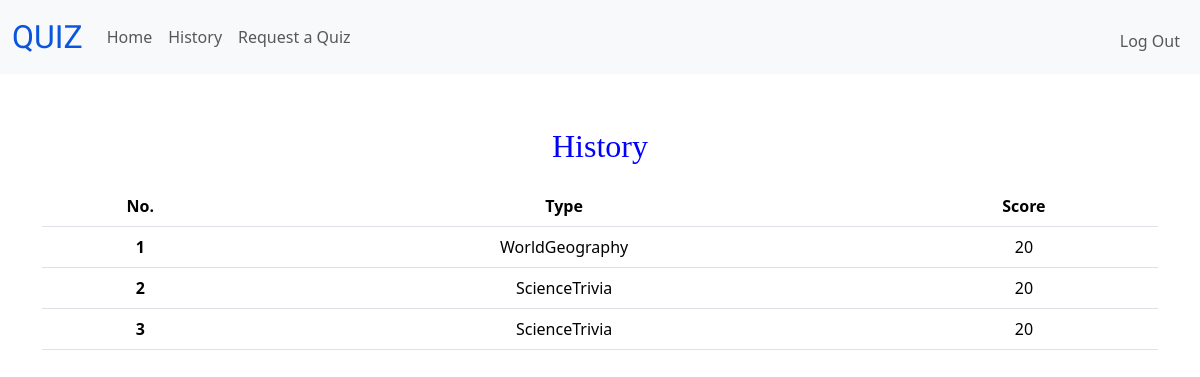
Page /history (signed in) on the earlier database version.
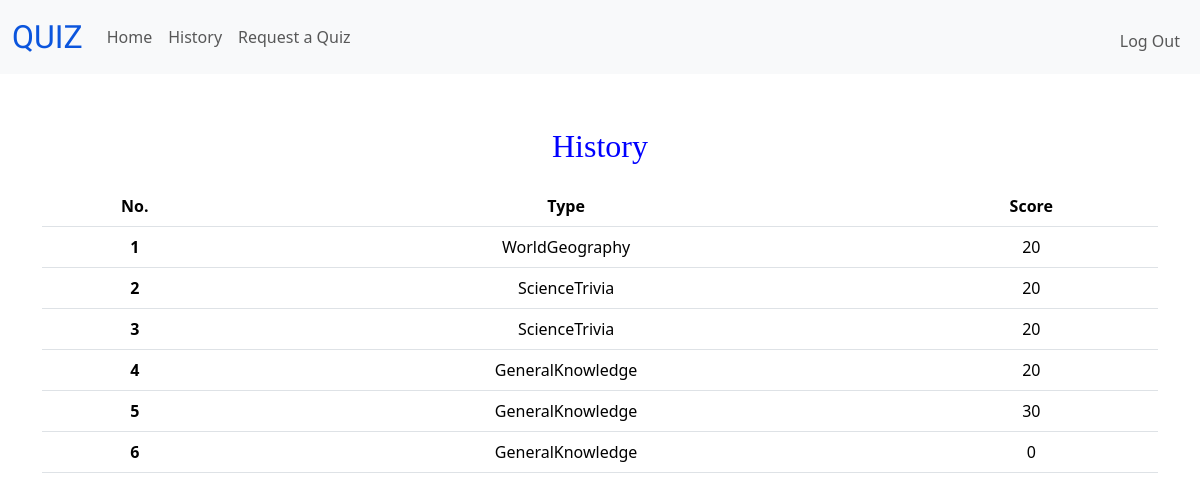
Same page on the later database version.
### tables this page shows
CREATE TABLE history ( id INTEGER PRIMARY KEY AUTOINCREMENT, user_id INTEGER NOT NULL, quiz_type TEXT NOT NULL, score NUMERIC NOT NULL, FOREIGN KEY (user_id) REFERENCES users(id));

### app.py (the view)
@app.route("/history")
def history():
    user_id = session.get("user_id")
    data = db.execute("SELECT * FROM history WHERE user_id = ?", user_id)
    if data == []:
        return render_template("history.html")
    quzzes = history_data(data)
    return render_template("history.html", data=quzzes)

### helpers.py (called while the page is built)
def history_data(data):
    result = []
    for quiz in data:
        result.append({
            "id": quiz["id"],
            "type": quiz["quiz_type"],
            "score": quiz["score"],
        })
    return result

### templates/history.html (shortened to what this page needs)
{% extends "layout.html" %}
{% block main %}
    {% if data %}
    <div>
        <p class="fs-2">History</p>
        <table class="table">
            <thead>
                <tr>
                    <th scope="col">No.</th>
                    <th scope="col">Type</th>
                    <th scope="col">Score</th>
                </tr>
            </thead>
            <tbody>
                {% for quiz in data %}
                    <tr>
                        <th scope="row">{{ quiz.id }}</th>
                        <td>{{ quiz.type }}</td>
                        <td>{{ quiz.score }}</td>
                    </tr>
                {% endfor %}
            </tbody>
        </table>
    </div>
    {% else %}
    <p>
        <h4>You Havent Done Any Quizzes</h4>
    </p>
    {% endif %}
{% endblock %}

### templates/layout.html (shortened to what this page needs)
<!DOCTYPE html>
<html lang="en">
    <head>
        <link href="https://cdn.jsdelivr.net/npm/bootstrap@5.3.3/dist/css/bootstrap.min.css" rel="stylesheet">
        <link href="/static/styles.css" rel="stylesheet">
    </head>
    <body>
        <nav class="navbar navbar-expand-lg bg-body-tertiary">
            <div class="container-fluid">
                <a class="navbar-brand" href="/">QUIZ</a>
                <div class="collapse navbar-collapse" id="navbarText">
                    {% if session["user_id"] %}
                        <ul class="navbar-nav me-auto mb-2 mb-lg-0">
                            <li class="nav-item">
                            <a class="nav-link" aria-current="page" href="/">Home</a>
                            </li>
                            <li class="nav-item">
                            <a class="nav-link" href="/history">History</a>
                            </li>
                            <li class="nav-item">
                            <a class="nav-link" href="/request">Request a Quiz</a>
                            </li>
                        </ul>
                        <ul class="navbar-nav ms-auto mt-2">
                            <li class="nav-item"><a class="nav-link" href="/logout">Log Out</a></li>
                        </ul>
                    {% endif %}
                </div>
            </div>
        </nav>
        <main class="container py-5 text-center">
            {% block main %}{% endblock %}
        </main>
    </body>
</html>

### static/styles.css (style rules this page uses)
nav .navbar-brand { color: #0b55dd; font-family: "Leckerli One", 'Times New Roman', Times, serif; font-weight: 400; font-style: normal; font-size: xx-large; }
.fs-2 { font-family: 'Times New Roman', Times, serif; font-weight: 400; font-size: large; color: #0000ff; }

Differences in the rows shown:
added history: id "4", type "GeneralKnowledge", score "20"
added history: id "5", type "GeneralKnowledge", score "30"
added history: id "6", type "GeneralKnowledge", score "0"
